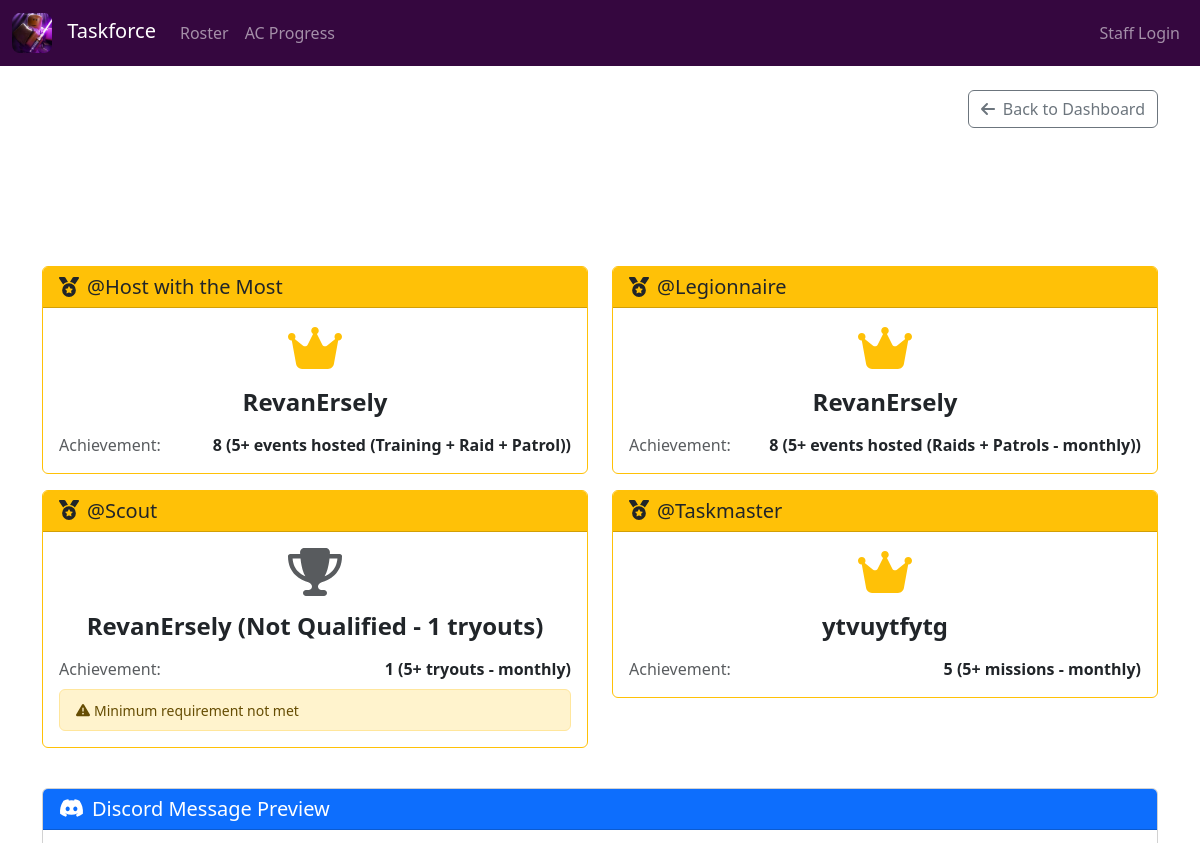
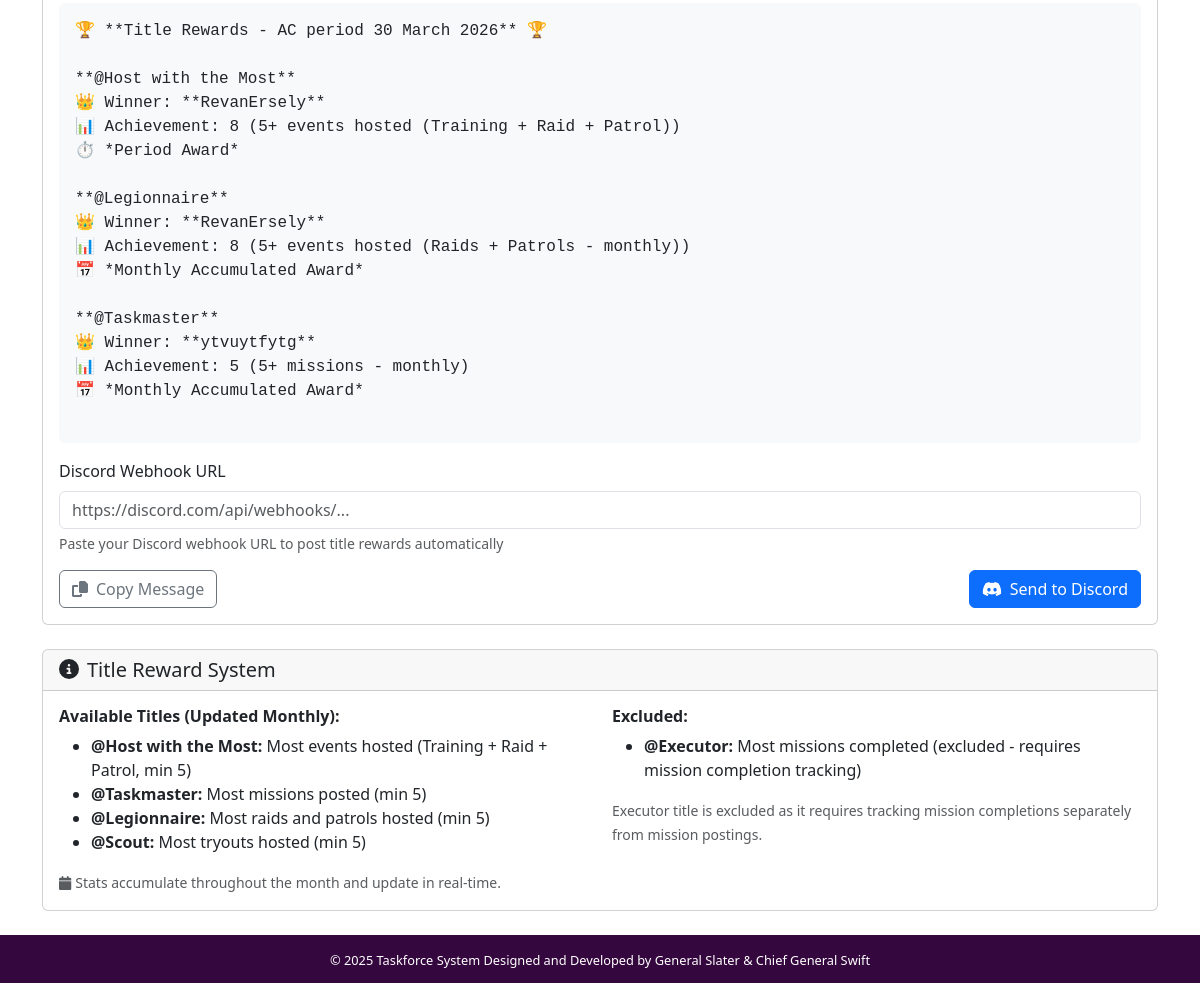
/ac/title_rewards (signed in), run on the app's committed database (2 pictures, top to bottom).
### database/models.py (models this page shows, shortened)
class Member(db.Model):
    __tablename__ = 'members'
    id = db.Column(db.Integer, primary_key=True)
    discord_username = db.Column(db.String(100), nullable=False, unique=True)
    discord_id = db.Column(db.String(50), nullable=True, unique=True)
    roblox_username = db.Column(db.String(100), nullable=True)
    roblox_id = db.Column(db.String(50), nullable=True)
    current_rank = db.Column(db.String(100), nullable=False, default='Aspirant')
    join_date = db.Column(db.DateTime, nullable=False, default=datetime.utcnow)
    last_updated = db.Column(db.DateTime, nullable=False, default=datetime.utcnow)
    is_active = db.Column(db.Boolean, default=True)
    activities = db.relationship('ActivityLog', backref='member', lazy=True, cascade='all, delete-orphan')
    promotions = db.relationship('PromotionLog', backref='member', lazy=True, cascade='all, delete-orphan')

### routers/ac.py (the view)
@ac_bp.route('/title_rewards')
@hct_required
def title_rewards():
    current_period = ACPeriod.query.filter_by(is_active=True).first()
    if not current_period:
        flash('No active AC period', 'error')
        return redirect(url_for('ac.ac_dashboard'))
    all_activities = ActivityEntry.query.filter_by(ac_period_id=current_period.id).all()
    titles = calculate_title_rewards(all_activities, current_period)
    discord_message = generate_title_discord_message(titles, current_period)
    return render_template('ac/title_rewards.html',
                         current_period=current_period,
                         titles=titles,
                         discord_message=discord_message)

### database/ac_models.py (called while the page is built)
def get_month_group(ac_period):
    start = ac_period.start_date
    period_number = ac_period.id  # Assuming sequential IDs
    month_group = ((period_number - 1) // 2) + 1
    year = start.year
    month = start.month
    return (year, month, month_group)

def get_hwtm_winner(ac_period):
    activity_counts = get_monthly_activity_counts(ac_period)
    if not activity_counts:
        return None, 0
    max_events = 0
    winner_id = None
    for member_id, counts in activity_counts.items():
        combined = counts['trainings'] + counts['raids'] + counts['patrols']
        if combined > max_events:
            max_events = combined
            winner_id = member_id
    return winner_id, max_events

def get_leggionary_winner(ac_period):
    activity_counts = get_monthly_activity_counts(ac_period)
    if not activity_counts:
        return None, 0
    max_events = 0
    winner_id = None
    for member_id, counts in activity_counts.items():
        raid_patrol_count = counts['raids'] + counts['patrols']
        if raid_patrol_count > max_events:
            max_events = raid_patrol_count
            winner_id = member_id
    if max_events >= 5:
        return winner_id, max_events
    return None, 0

def get_scout_winner(ac_period):
    activity_counts = get_monthly_activity_counts(ac_period)
    if not activity_counts:
        return None, 0
    max_tryouts = 0
    winner_id = None
    for member_id, counts in activity_counts.items():
        if counts['tryouts'] > max_tryouts:
            max_tryouts = counts['tryouts']
            winner_id = member_id
    if max_tryouts >= 5:
        return winner_id, max_tryouts
    return None, 0

def get_taskmaster_winner(ac_period):
    activity_counts = get_monthly_activity_counts(ac_period)
    if not activity_counts:
        return None, 0
    max_missions = 0
    winner_id = None
    for member_id, counts in activity_counts.items():
        if counts['missions'] > max_missions:
            max_missions = counts['missions']
            winner_id = member_id
    if max_missions >= 5:
        return winner_id, max_missions
    return None, 0

### utils/auth.py (called while the page is built, shortened)
def is_staff():
    return bool(session.get('is_staff', False))

def is_hct():
    return bool(session.get('is_hct', False))

def hct_required(f):
    @wraps(f)
    def decorated_function(*args, **kwargs):
        return f(*args, **kwargs)
    return decorated_function

### templates/ac/title_rewards.html (shortened to what this page needs)
{% extends "base.html" %}
{% block content %}
<div class="row mb-4">
    <div class="col-md-8">
        <h1 class="mb-0">
            <i class="fas fa-trophy me-2" style="color: white;"></i>
            <p style="color: white;">Title Rewards</p>
        </h1>
        <p style="color: white;">{{ current_period.period_name }}</p>
    </div>
    <div class="col-md-4 text-end">
        <a href="{{ url_for('ac.ac_dashboard') }}" class="btn btn-outline-secondary">
            <i class="fas fa-arrow-left me-2"></i>Back to Dashboard
        </a>
    </div>
</div>
<div class="row mb-4">
    {% if titles %}
    {% for title, info in titles.items() %}
    <div class="col-md-6 mb-3">
        <div class="card border-warning">
            <div class="card-header bg-warning text-dark">
                <h5 class="mb-0">
                    <i class="fas fa-medal me-2"></i>@{{ title }}
                </h5>
            </div>
            <div class="card-body">
                <div class="text-center mb-3">
                    {% if info.qualified %}
                    <i class="fas fa-crown fa-3x text-warning"></i>
                    {% else %}
                    <i class="fas fa-trophy fa-3x text-muted"></i>
                    {% endif %}
                </div>
                <h4 class="text-center mb-3">
                    <strong>{{ info.winner }}</strong>
                </h4>
                <div class="d-flex justify-content-between">
                    <span class="text-muted">Achievement:</span>
                    <strong>{{ info.count }} ({{ info.requirement }})</strong>
                </div>
                {% if not info.qualified and info.count > 0 %}
                <div class="alert alert-warning mt-2 mb-0 py-2">
                    <small><i class="fas fa-exclamation-triangle me-1"></i>Minimum requirement not met</small>
                </div>
                {% elif info.count == 0 %}
                <div class="alert alert-info mt-2 mb-0 py-2">
                    <small><i class="fas fa-info-circle me-1"></i>No activities logged yet</small>
                </div>
                {% endif %}
            </div>
        </div>
    </div>
    {% endfor %}
    {% else %}
    <div class="col-12">
        <div class="alert alert-info">
            <i class="fas fa-info-circle me-2"></i>No activity data available for this period.
        </div>
    </div>
    {% endif %}
</div>
{% set qualified_count = titles.values()|selectattr('qualified')|list|length if titles else 0 %}
{% if qualified_count > 0 %}
<div class="row">
    <div class="col-12">
        <div class="card">
            <div class="card-header bg-primary text-white">
                <h5 class="mb-0">
                    <i class="fab fa-discord me-2"></i>Discord Message Preview
                </h5>
            </div>
            <div class="card-body">
                <div class="bg-light p-3 rounded mb-3" style="white-space: pre-wrap; font-family: monospace;">{{
                    discord_message }}</div>
                <form method="POST" action="{{ url_for('ac.send_title_webhook') }}">
                    <div class="mb-3">
                        <label for="webhook_url" class="form-label">Discord Webhook URL</label>
                        <input type="url" class="form-control" id="webhook_url" name="webhook_url"
                            placeholder="https://discord.com/api/webhooks/..." required>
                        <div class="form-text">Paste your Discord webhook URL to post title rewards automatically</div>
                    </div>
                    <div class="d-flex justify-content-between align-items-center">
                        <button type="button" class="btn btn-outline-secondary" onclick="copyToClipboard()">
                            <i class="fas fa-copy me-2"></i>Copy Message
                        </button>
                        <button type="submit" class="btn btn-primary">
                            <i class="fab fa-discord me-2"></i>Send to Discord
                        </button>
                    </div>
                </form>
            </div>
        </div>
    </div>
</div>
{% endif %}
<div class="row mt-4">
    <div class="col-12">
        <div class="card">
            <div class="card-header">
                <h5 class="mb-0">
                    <i class="fas fa-info-circle me-2"></i>Title Reward System
                </h5>
            </div>
            <div class="card-body">
                <div class="row">
                    <div class="col-md-6">
                        <h6><strong>Available Titles (Updated Monthly):</strong></h6>
                        <ul>
                            <li><strong>@Host with the Most:</strong> Most events hosted (Training + Raid + Patrol, min 5)</li>
                            <li><strong>@Taskmaster:</strong> Most missions posted (min 5)</li>
                            <li><strong>@Legionnaire:</strong> Most raids and patrols hosted (min 5)</li>
                            <li><strong>@Scout:</strong> Most tryouts hosted (min 5)</li>
                        </ul>
                        <small class="text-muted"><i class="fas fa-calendar me-1"></i>Stats accumulate throughout the month and update in real-time.</small>
                    </div>
                    <div class="col-md-6">
                        <h6><strong>Excluded:</strong></h6>
                        <ul>
                            <li><strong>@Executor:</strong> Most missions completed (excluded - requires mission completion tracking)</li>
                        </ul>
                        <small class="text-muted">Executor title is excluded as it requires tracking mission completions separately from mission postings.</small>
                    </div>
                </div>
            </div>
        </div>
    </div>
</div>
{% endblock %}

### static/css/style.css (style rules this page uses)
body::before { content: ""; position: fixed; top: 0; left: 0; width: 100%; height: 100%; background-image: url('../img/RobloxScreenShot20251129_132653842.png'); background-size: cover; background-position: center; filter: blur(3px) brightness(0.4); z-index: -1; }

### data on the page
Member: winner "RevanErsely" "RevanErsely"
Member: winner "ytvuytfytg"

### other printed values
{{ title }} "Host with the Most" "Legionnaire" "Scout" "Taskmaster"
{{ info.count }} "8" "8" "1" "5"
{{ info.requirement }} "5+ events hosted (Training + Raid + Patrol)" "5+ events hosted (Raids + Patrols - monthly)" "5+ tryouts - monthly" "5+ missions - monthly"
{{ info.winner }} "RevanErsely (Not Qualified - 1 tryouts)"
